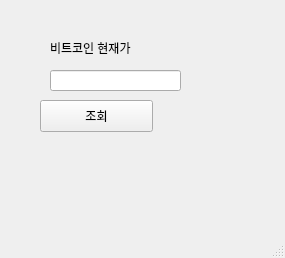
<?xml version="1.0" encoding="UTF-8"?>
<ui version="4.0">
 <class>MainWindow</class>
 <widget class="QMainWindow" name="MainWindow">
  <property name="geometry">
   <rect>
    <x>0</x>
    <y>0</y>
    <width>285</width>
    <height>258</height>
   </rect>
  </property>
  <property name="windowTitle">
   <string>MainWindow</string>
  </property>
  <widget class="QWidget" name="centralwidget">
   <widget class="QLabel" name="label">
    <property name="geometry">
     <rect>
      <x>50</x>
      <y>40</y>
      <width>131</width>
      <height>16</height>
     </rect>
    </property>
    <property name="text">
     <string>비트코인 현재가</string>
    </property>
   </widget>
   <widget class="QPushButton" name="pushButton_2">
    <property name="geometry">
     <rect>
      <x>40</x>
      <y>100</y>
      <width>113</width>
      <height>32</height>
     </rect>
    </property>
    <property name="sizePolicy">
     <sizepolicy hsizetype="Minimum" vsizetype="Fixed">
      <horstretch>0</horstretch>
      <verstretch>4</verstretch>
     </sizepolicy>
    </property>
    <property name="text">
     <string>조회</string>
    </property>
   </widget>
   <widget class="QLineEdit" name="lineEdit">
    <property name="geometry">
     <rect>
      <x>50</x>
      <y>70</y>
      <width>131</width>
      <height>21</height>
     </rect>
    </property>
   </widget>
  </widget>
  <widget class="QMenuBar" name="menubar">
   <property name="geometry">
    <rect>
     <x>0</x>
     <y>0</y>
     <width>285</width>
     <height>22</height>
    </rect>
   </property>
  </widget>
  <widget class="QStatusBar" name="statusbar"/>
 </widget>
 <resources/>
 <connections/>
</ui>
